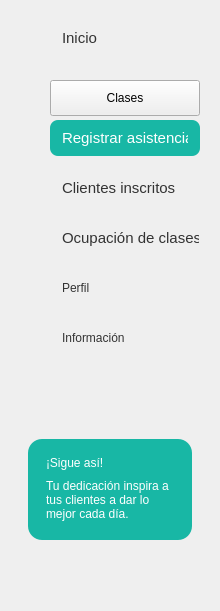
   <widget class="QFrame" name="frameMenu">
    <property name="geometry">
     <rect>
      <x>0</x>
      <y>89</y>
      <width>220</width>
      <height>611</height>
     </rect>
    </property>
    <property name="frameShape">
     <enum>QFrame::NoFrame</enum>
    </property>
    <widget class="QPushButton" name="btnInscritos">
     <property name="geometry">
      <rect>
       <x>50</x>
       <y>170</y>
       <width>150</width>
       <height>36</height>
      </rect>
     </property>
     <property name="font">
      <font>
       <family>Segoe UI</family>
       <pointsize>11</pointsize>
      </font>
     </property>
     <property name="styleSheet">
      <string notr="true">QPushButton {
    background-color: transparent;
    border: none;
    border-radius: 8px;
    padding: 8px 12px;
    text-align: left;
    color: #333333;
}

QPushButton:hover {
    background-color: #E8F8F5;
}

QPushButton:checked {
    background-color: #DDF7F3;
    color: #333333;
    font-weight: bold;
}</string>
     </property>
     <property name="text">
      <string>Clientes inscritos</string>
     </property>
     <property name="flat">
      <bool>true</bool>
     </property>
    </widget>
    <widget class="QPushButton" name="btnOcupacion">
     <property name="geometry">
      <rect>
       <x>50</x>
       <y>220</y>
       <width>161</width>
       <height>36</height>
      </rect>
     </property>
     <property name="font">
      <font>
       <family>Segoe UI</family>
       <pointsize>11</pointsize>
      </font>
     </property>
     <property name="styleSheet">
      <string notr="true">QPushButton {
    background-color: transparent;
    border: none;
    border-radius: 8px;
    padding: 8px 12px;
    text-align: left;
    color: #333333;
}

QPushButton:hover {
    background-color: #E8F8F5;
}

QPushButton:checked {
    background-color: #DDF7F3;
    color: #333333;
    font-weight: bold;
}</string>
     </property>
     <property name="text">
      <string>Ocupación de clases</string>
     </property>
     <property name="flat">
      <bool>true</bool>
     </property>
    </widget>
    <widget class="QPushButton" name="btnPerfil">
     <property name="geometry">
      <rect>
       <x>50</x>
       <y>270</y>
       <width>150</width>
       <height>36</height>
      </rect>
     </property>
     <property name="styleSheet">
      <string notr="true">QPushButton {
    background-color: transparent;
    border: none;
    border-radius: 8px;
    padding: 8px 12px;
    text-align: left;
    color: #333333;
}

QPushButton:hover {
    background-color: #E8F8F5;
}

QPushButton:checked {
    background-color: #DDF7F3;
    color: #333333;
    font-weight: bold;
}
</string>
     </property>
     <property name="text">
      <string>Perfil</string>
     </property>
    </widget>
    <widget class="QPushButton" name="btnInformacion">
     <property name="geometry">
      <rect>
       <x>50</x>
       <y>320</y>
       <width>150</width>
       <height>36</height>
      </rect>
     </property>
     <property name="styleSheet">
      <string notr="true">QPushButton {
    background-color: transparent;
    border: none;
    border-radius: 8px;
    padding: 8px 12px;
    text-align: left;
    color: #333333;
}

QPushButton:hover {
    background-color: #E8F8F5;
}

QPushButton:checked {
    background-color: #DDF7F3;
    color: #333333;
    font-weight: bold;
}</string>
     </property>
     <property name="text">
      <string>Información</string>
     </property>
    </widget>
    <widget class="QFrame" name="cardSigue">
     <property name="geometry">
      <rect>
       <x>28</x>
       <y>439</y>
       <width>164</width>
       <height>101</height>
      </rect>
     </property>
     <property name="styleSheet">
      <string notr="true">QFrame#cardSigue { background-color: #18B7A5; border-radius: 14px; border: none; }</string>
     </property>
     <widget class="QLabel" name="lblSigue">
      <property name="geometry">
       <rect>
        <x>18</x>
        <y>12</y>
        <width>130</width>
        <height>24</height>
       </rect>
      </property>
      <property name="styleSheet">
       <string notr="true">color:white; font:bold 11pt &quot;Segoe UI&quot;;</string>
      </property>
      <property name="text">
       <string>¡Sigue así!</string>
      </property>
     </widget>
     <widget class="QLabel" name="lblSigueTexto">
      <property name="geometry">
       <rect>
        <x>18</x>
        <y>35</y>
        <width>130</width>
        <height>51</height>
       </rect>
      </property>
      <property name="styleSheet">
       <string notr="true">color:white; font:9pt &quot;Segoe UI&quot;;</string>
      </property>
      <property name="text">
       <string>Tu dedicación inspira a tus clientes a dar lo mejor cada día.</string>
      </property>
      <property name="wordWrap">
       <bool>true</bool>
      </property>
     </widget>
    </widget>
    <widget class="QLabel" name="label">
     <property name="geometry">
      <rect>
       <x>20</x>
       <y>30</y>
       <width>20</width>
       <height>20</height>
      </rect>
     </property>
     <property name="text">
      <string/>
     </property>
     <property name="pixmap">
      <pixmap>../imagenes/casa_inicio.png</pixmap>
     </property>
     <property name="scaledContents">
      <bool>true</bool>
     </property>
    </widget>
    <widget class="QLabel" name="label_10">
     <property name="geometry">
      <rect>
       <x>20</x>
       <y>280</y>
       <width>23</width>
       <height>23</height>
      </rect>
     </property>
     <property name="text">
      <string/>
     </property>
     <property name="pixmap">
      <pixmap>../imagenes/usuario.png</pixmap>
     </property>
     <property name="scaledContents">
      <bool>true</bool>
     </property>
    </widget>
    <widget class="QLabel" name="label_11">
     <property name="geometry">
      <rect>
       <x>20</x>
       <y>330</y>
       <width>23</width>
       <height>23</height>
      </rect>
     </property>
     <property name="text">
      <string/>
     </property>
     <property name="pixmap">
      <pixmap>../imagenes/informacion.png</pixmap>
     </property>
     <property name="scaledContents">
      <bool>true</bool>
     </property>
    </widget>
    <widget class="QLabel" name="label_12">
     <property name="geometry">
      <rect>
       <x>20</x>
       <y>90</y>
       <width>20</width>
       <height>20</height>
      </rect>
     </property>
     <property name="text">
      <string/>
     </property>
     <property name="pixmap">
      <pixmap>../imagenes/calendario.png</pixmap>
     </property>
     <property name="scaledContents">
      <bool>true</bool>
     </property>
    </widget>
    <widget class="QLabel" name="label_3">
     <property name="geometry">
      <rect>
       <x>20</x>
       <y>130</y>
       <width>20</width>
       <height>20</height>
      </rect>
     </property>
     <property name="styleSheet">
      <string notr="true">image: url(./src/vista/imagenes/lista-de-verificacion.png)</string>
     </property>
     <property name="text">
      <string/>
     </property>
    </widget>
    <widget class="QLabel" name="label_4">
     <property name="geometry">
      <rect>
       <x>20</x>
       <y>180</y>
       <width>20</width>
       <height>20</height>
      </rect>
     </property>
     <property name="styleSheet">
      <string notr="true">image:url(./src/vista/imagenes/anadir-grupo.png)</string>
     </property>
     <property name="text">
      <string/>
     </property>
    </widget>
    <widget class="QLabel" name="label_8">
     <property name="geometry">
      <rect>
       <x>20</x>
       <y>230</y>
       <width>23</width>
       <height>23</height>
      </rect>
     </property>
     <property name="styleSheet">
      <string notr="true">image:url(./src/vista/imagenes/grafico-circular.png)</string>
     </property>
     <property name="text">
      <string/>
     </property>
    </widget>
    <widget class="QPushButton" name="btnRegistroAsistencia">
     <property name="geometry">
      <rect>
       <x>50</x>
       <y>120</y>
       <width>150</width>
       <height>36</height>
      </rect>
     </property>
     <property name="font">
      <font>
       <family>Segoe UI</family>
       <pointsize>11</pointsize>
      </font>
     </property>
     <property name="styleSheet">
      <string notr="true">QPushButton {
    background-color: #18B7A5;
    border: none;
    border-radius: 8px;
    padding: 8px 12px;
    text-align: left;
    color: #FFFFFF;
}

QPushButton:hover {
    background-color: #E8F8F5;
}

QPushButton:checked {
    background-color: #DDF7F3;
    color: #333333;
    font-weight: bold;
}

 

</string>
     </property>
     <property name="text">
      <string>Registrar asistencia</string>
     </property>
     <property name="flat">
      <bool>true</bool>
     </property>
    </widget>
    <widget class="QPushButton" name="btnInicio_2">
     <property name="geometry">
      <rect>
       <x>50</x>
       <y>20</y>
       <width>150</width>
       <height>36</height>
      </rect>
     </property>
     <property name="font">
      <font>
       <family>Segoe UI</family>
       <pointsize>11</pointsize>
      </font>
     </property>
     <property name="mouseTracking">
      <bool>false</bool>
     </property>
     <property name="tabletTracking">
      <bool>false</bool>
     </property>
     <property name="styleSheet">
      <string notr="true">QPushButton {
    background-color: transparent;
    border: none;
    border-radius: 8px;
    padding: 8px 12px;
    text-align: left;
    color: #333333;
}

QPushButton:hover {
    background-color: #E8F8F5;
}

QPushButton:checked {
    background-color: #DDF7F3;
    color: #333333;
    font-weight: bold;
}</string>
     </property>
     <property name="text">
      <string>Inicio</string>
     </property>
     <property name="checkable">
      <bool>true</bool>
     </property>
     <property name="checked">
      <bool>false</bool>
     </property>
     <property name="flat">
      <bool>false</bool>
     </property>
    </widget>
    <widget class="QPushButton" name="btnClases">
     <property name="geometry">
      <rect>
       <x>50</x>
       <y>80</y>
       <width>150</width>
       <height>36</height>
      </rect>
     </property>
     <property name="text">
      <string>Clases</string>
     </property>
    </widget>
   </widget>
